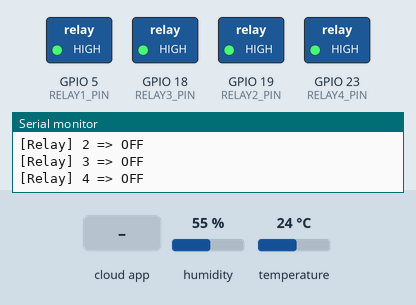
Simulated run of this sketch. Board: ESP8266 (NodeMCU). Parts: switched loads named in the sketch (green lamp = pin HIGH), the last lines printed to the serial monitor. The inputs (shaded band) are chosen by the test bench; at power-on: humidity 55 %, temperature 24 °C. WiFi joins after 1.5 s; servers stay silent unless stated; the Firebase database answers and starts empty.

Above: at 2.7 s.
2.8 s: the phone or cloud app sets Variasi to 1
At 4.63 s:
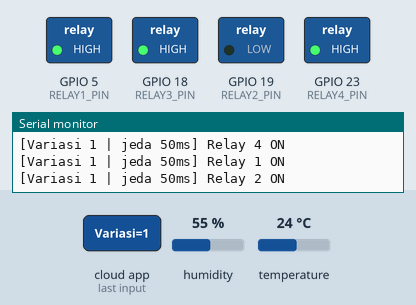
6.3 s: the phone or cloud app sets Variasi to STOP
At 6.56 s:
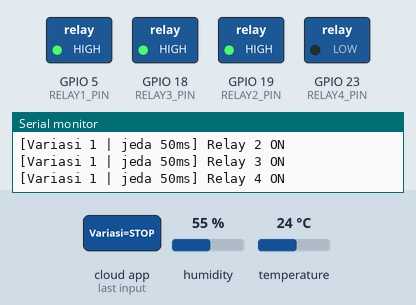
9.8 s: the phone or cloud app sets Relay1 to 1
At 11.8 s:
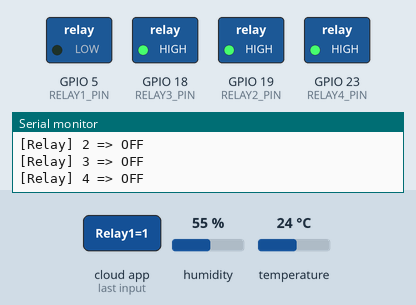
13.1 s: the phone or cloud app sets Relay2 to 1
At 13.9 s:
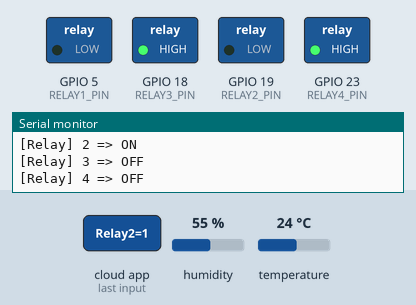
15.1 s: the phone or cloud app sets Relay3 to 1
At 16.7 s:
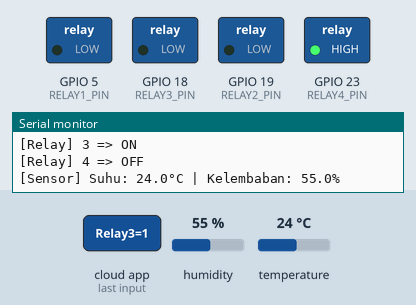
17.1 s: the phone or cloud app sets Relay4 to 1
At 19.3 s:
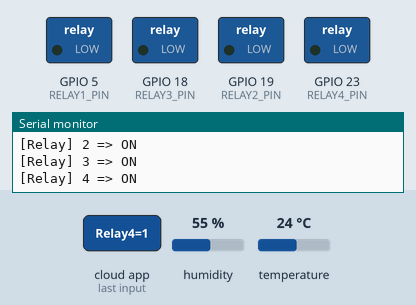
Timing chart, 0 to 20.3 s (numbered marks = the images above; inputs shaded):
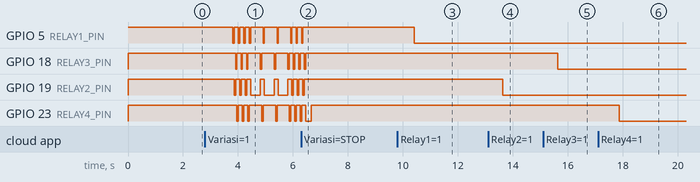

Measured:
- after the input at 2.8 s, GPIO 5 (RELAY1_PIN): goes 3 × (LOW 0.05 s, HIGH 0.15 s), 3 × (LOW 0.05 s, HIGH 0.45 s), LOW 0.05 s, HIGH 0.15 s, LOW 0.05 s, then HIGH, starting after 1.0 s; GPIO 19 (RELAY2_PIN): goes 3 × (LOW 0.05 s, HIGH 0.15 s), 3 × (LOW 0.35 s, HIGH 0.15 s), LOW 0.05 s, HIGH 0.15 s, LOW 0.05 s, then HIGH, starting after 1.1 s
- after the input at 6.3 s, GPIO 5 (RELAY1_PIN), GPIO 19 (RELAY2_PIN): goes on until 6.4 s, then stays HIGH; GPIO 18 (RELAY3_PIN): goes on until 6.5 s, then stays HIGH
- after the input at 9.8 s, GPIO 5 (RELAY1_PIN): HIGH → LOW after 0.61 s
- after the input at 13.1 s, GPIO 19 (RELAY2_PIN): HIGH → LOW after 0.54 s
- after the input at 15.1 s, GPIO 18 (RELAY3_PIN): HIGH → LOW after 0.54 s
- after the input at 17.1 s, GPIO 23 (RELAY4_PIN): HIGH → LOW after 0.76 s

The sketch:

SmartIoTBoard.ino
```cpp
// ================= INCLUDE LIBRARY =================
// Memilih library WiFi sesuai platform yang digunakan (ESP32 atau ESP8266)
#if defined(ESP32)
  #include <WiFi.h>
#elif defined(ESP8266)
  #include <ESP8266WiFi.h>
#endif
#include <Firebase_ESP_Client.h>   // Library utama Firebase untuk ESP
#include <addons/TokenHelper.h>    // Helper untuk menangani token autentikasi Firebase
#include <addons/RTDBHelper.h>     // Helper untuk operasi Realtime Database Firebase
#include "DHT.h"                   // Library sensor suhu & kelembaban DHT

// ================= PENGATURAN WIFI & FIREBASE (GANTI DENGAN KREDENSIAL ANDA) =================
// Kredensial WiFi dan Firebase — ganti dengan milik Anda sebelum di-upload
#define WIFI_SSID       "YOUR_WIFI_SSID"
#define WIFI_PASSWORD   "YOUR_WIFI_PASSWORD"
#define API_KEY         "YOUR_FIREBASE_API_KEY"
#define DATABASE_URL    "YOUR_PROJECT_ID-default-rtdb.asia-southeast1.firebasedatabase.app"
#define USER_EMAIL      "YOUR_FIREBASE_USER_EMAIL"
#define USER_PASSWORD   "YOUR_FIREBASE_USER_PASSWORD"

// ================= KONFIGURASI PIN =================
// Mendefinisikan pin GPIO yang terhubung ke masing-masing relay dan sensor DHT
#define RELAY1_PIN 5
#define RELAY2_PIN 19
#define RELAY3_PIN 18
#define RELAY4_PIN 23
#define DHT_PIN    4
#define DHT_TYPE   DHT11

// Array pin relay agar mudah diiterasi dengan loop
const int RELAY_PINS[4] = { RELAY1_PIN, RELAY2_PIN, RELAY3_PIN, RELAY4_PIN };

// ================= LOGIKA RELAY (ACTIVE LOW) =================
// Relay modul ini bersifat Active Low:
// LOW  = relay menyala (ON), HIGH = relay mati (OFF)
#define RELAY_ON  LOW
#define RELAY_OFF HIGH

// ================= OBJEK FIREBASE =================
// Objek yang dibutuhkan oleh library Firebase ESP Client
FirebaseData   fbdo;    // Objek untuk mengirim/menerima data dari Firebase
FirebaseAuth   auth;    // Objek untuk menyimpan kredensial autentikasi
FirebaseConfig config;  // Objek untuk menyimpan konfigurasi Firebase (API key, URL, dll.)

// Inisialisasi objek sensor DHT dengan pin dan tipe yang telah didefinisikan
DHT dht(DHT_PIN, DHT_TYPE);

// ================= VARIABEL VARIASI =================
// Variasi adalah mode animasi relay berjalan bergantian (seperti running light)
int           variasiMode     = 0;   // 0 = nonaktif, 1 = maju (1→4), 2 = mundur (4→1)
int           variasiStep     = 0;   // Langkah/posisi relay aktif saat ini
unsigned long variasiLastTime = 0;   // Waktu terakhir relay variasi berpindah (ms)
unsigned long variasiJeda     = 50;  // Jeda antar perpindahan relay (ms), default 50ms

// ================= VARIABEL TIMER =================
// Menggunakan millis() agar loop tidak terblokir (non-blocking timer)
unsigned long previousMillisDHT      = 0;
unsigned long previousMillisFirebase = 0;
const long    intervalDHT      = 5000;  // Interval baca sensor DHT: setiap 5 detik
const long    intervalFirebase  = 1000;  // Interval cek data Firebase: setiap 1 detik

// ================= FUNGSI BANTUAN =================

// Mematikan semua relay sekaligus (set semua ke kondisi OFF)
void matikanSemuaRelay() {
  for (int i = 0; i < 4; i++) digitalWrite(RELAY_PINS[i], RELAY_OFF);
}

// Mengatur status relay tertentu (ON atau OFF) berdasarkan indeks (0–3)
// dan mencetak hasilnya ke Serial Monitor
void setRelay(int idx, bool on) {
  digitalWrite(RELAY_PINS[idx], on ? RELAY_ON : RELAY_OFF);
  Serial.printf("[Relay] %d => %s\n", idx + 1, on ? "ON" : "OFF");
}

// Menjalankan animasi variasi relay (running light) secara non-blocking
// Dipanggil setiap iterasi loop(); hanya berjalan jika variasiMode aktif (1 atau 2)
void handleVariasi() {
  if (variasiMode == 0) return;  // Keluar jika variasi tidak aktif

  unsigned long now = millis();
  // Belum waktunya berpindah, tunggu sampai jeda tercapai
  if (now - variasiLastTime < variasiJeda) return;
  variasiLastTime = now;

  matikanSemuaRelay();  // Matikan semua relay dulu sebelum menyalakan yang berikutnya

  // Tentukan relay yang akan dinyalakan:
  // Mode 1: urutan maju  (0, 1, 2, 3, 0, 1, ...)
  // Mode 2: urutan mundur (3, 2, 1, 0, 3, 2, ...)
  int relayIdx = (variasiMode == 1)
    ? (variasiStep % 4)
    : (3 - (variasiStep % 4));

  digitalWrite(RELAY_PINS[relayIdx], RELAY_ON);
  Serial.printf("[Variasi %d | jeda %lums] Relay %d ON\n",
                variasiMode, variasiJeda, relayIdx + 1);
  variasiStep++;  // Maju ke langkah berikutnya
}

// ================= SETUP =================
void setup() {
  Serial.begin(115200);  // Mulai komunikasi serial untuk debugging

  // Atur semua pin relay sebagai OUTPUT dan matikan semuanya di awal
  // agar relay tidak menyala secara tidak sengaja saat boot
  for (int i = 0; i < 4; i++) {
    pinMode(RELAY_PINS[i], OUTPUT);
  }
  matikanSemuaRelay();

  dht.begin();  // Inisialisasi sensor DHT

  // Koneksi ke jaringan WiFi, tunggu sampai berhasil terhubung
  WiFi.begin(WIFI_SSID, WIFI_PASSWORD);
  Serial.print("[WiFi] Menghubungkan");
  while (WiFi.status() != WL_CONNECTED) {
    Serial.print(".");
    delay(300);
  }
  Serial.println("\n[WiFi] Terhubung | IP: " + WiFi.localIP().toString());

  // Konfigurasi Firebase menggunakan metode autentikasi Email & Password
  config.api_key      = API_KEY;
  config.database_url = DATABASE_URL;

  auth.user.email    = USER_EMAIL;
  auth.user.password = USER_PASSWORD;

  // Callback untuk memantau status token (digunakan oleh library Firebase)
  config.token_status_callback = tokenStatusCallback;

  Firebase.begin(&config, &auth);    // Mulai koneksi ke Firebase
  Firebase.reconnectWiFi(true);      // Reconnect otomatis jika WiFi terputus

  Serial.println("[Firebase] Inisialisasi selesai (Email/Password Auth)");
  Serial.println("[Firebase] Menunggu token siap...");

  // Blok eksekusi sampai token autentikasi Firebase berhasil diperoleh
  while (!Firebase.ready()) {
    Serial.print(".");
    delay(300);
  }
  Serial.println("\n[Firebase] Token siap, siap digunakan!");
}

// ================= LOOP =================
void loop() {
  unsigned long currentMillis = millis();  // Ambil waktu saat ini (ms sejak boot)

  // ===== BACA SENSOR DHT (setiap 5 detik) =====
  if (currentMillis - previousMillisDHT >= intervalDHT) {
    previousMillisDHT = currentMillis;

    float h = dht.readHumidity();     // Baca nilai kelembaban (%)
    float t = dht.readTemperature();  // Baca nilai suhu (°C)

    // Pastikan pembacaan valid (isnan = true jika gagal baca)
    if (!isnan(h) && !isnan(t)) {
      Serial.printf("[Sensor] Suhu: %.1f°C | Kelembaban: %.1f%%\n", t, h);

      // Kirim data suhu dan kelembaban ke Firebase Realtime Database
      if (Firebase.ready()) {
        Firebase.RTDB.setFloat(&fbdo, "/IoT/Suhu",       t);
        Firebase.RTDB.setFloat(&fbdo, "/IoT/Kelembaban", h);
      }
    } else {
      Serial.println("[Sensor] Gagal membaca DHT11!");
    }
  }

  // ===== CEK KONTROL DARI FIREBASE (setiap 1 detik) =====
  if (currentMillis - previousMillisFirebase >= intervalFirebase) {
    previousMillisFirebase = currentMillis;

    if (Firebase.ready()) {

      // --- Baca mode Variasi dari Firebase ("/IoT/Variasi") ---
      // Nilai: "1" = maju, "2" = mundur, "STOP" = hentikan variasi
      String varMode = "";
      if (Firebase.RTDB.getString(&fbdo, "/IoT/Variasi"))
        varMode = fbdo.stringData();

      if (varMode == "1" || varMode == "2") {
        // Aktifkan mode variasi baru hanya jika berbeda dari mode sebelumnya
        if (variasiMode != varMode.toInt()) {
          variasiMode     = varMode.toInt();
          variasiStep     = 0;   // Reset langkah ke awal
          variasiLastTime = 0;   // Reset timer variasi
          Serial.printf("[Variasi] Mode %d aktif\n", variasiMode);
        }
      } else if (varMode == "STOP" && variasiMode != 0) {
        // Hentikan variasi, matikan semua relay, kembali ke mode manual
        variasiMode = 0;
        variasiStep = 0;
        matikanSemuaRelay();
        Serial.println("[Variasi] Dihentikan. Kembali ke kontrol manual.");
      }

      // --- Baca nilai jeda variasi dari Firebase ("/IoT/VariasiJeda") ---
      // Nilai valid: 50–500 ms; di luar rentang ini diabaikan
      int jeda = 0;
      if (Firebase.RTDB.getInt(&fbdo, "/IoT/VariasiJeda"))
        jeda = fbdo.intData();
      if (jeda >= 50 && jeda <= 500) {
        variasiJeda = (unsigned long)jeda;
      }

      // --- Kontrol Relay Manual (hanya aktif jika variasi sedang tidak berjalan) ---
      // Membaca status ON/OFF masing-masing relay dari Firebase
      if (variasiMode == 0) {
        bool r1 = false, r2 = false, r3 = false, r4 = false;
        if (Firebase.RTDB.getBool(&fbdo, "/IoT/Relay1")) r1 = fbdo.boolData();
        if (Firebase.RTDB.getBool(&fbdo, "/IoT/Relay2")) r2 = fbdo.boolData();
        if (Firebase.RTDB.getBool(&fbdo, "/IoT/Relay3")) r3 = fbdo.boolData();
        if (Firebase.RTDB.getBool(&fbdo, "/IoT/Relay4")) r4 = fbdo.boolData();

        // Terapkan status relay sesuai perintah dari Firebase
        setRelay(0, r1);
        setRelay(1, r2);
        setRelay(2, r3);
        setRelay(3, r4);
      }
    }
  }

  // ===== JALANKAN ANIMASI VARIASI =====
  // Dipanggil setiap loop agar animasi relay berjalan mulus (non-blocking)
  handleVariasi();
}
```
